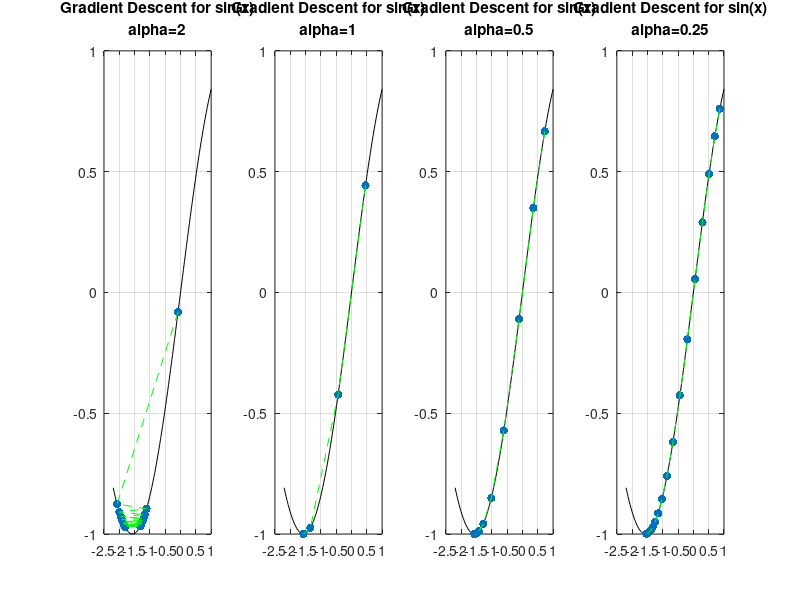

This figure's MATLAB source:

x = linspace(-2.2,1);
% f(x) = sin(x);

% max allowed error
err = 1e-6;

% plot number
pl = 1;
% regularization parameter
for alpha=[2 1 0.5 0.25]
  yold =0;
  % starting point
  x0 = 1;
  data = [];
  % how many steps
  cicle = 20;
  while ( cicle != 0 ) 
      x0 = x0 - alpha*cos(x0);
      y = sin(x0);
      if ( abs(yold - y) <  err )
        cicle = 0;
      else 
        yold = y;
        data = [ data ; x0, y];
        --cicle;
      endif;
  endwhile;

  figure 1;
    subplot(1,4,pl++);
    plot(x,sin(x),"k");
    hold on; grid on;
    scatter(data(:,1),data(:,2),"red","filled");
    plot(data(:,1),data(:,2),"g--");
    title(sprintf("Gradient Descent for sin(x)\nalpha=%d",alpha));
    hold off;

endfor;
